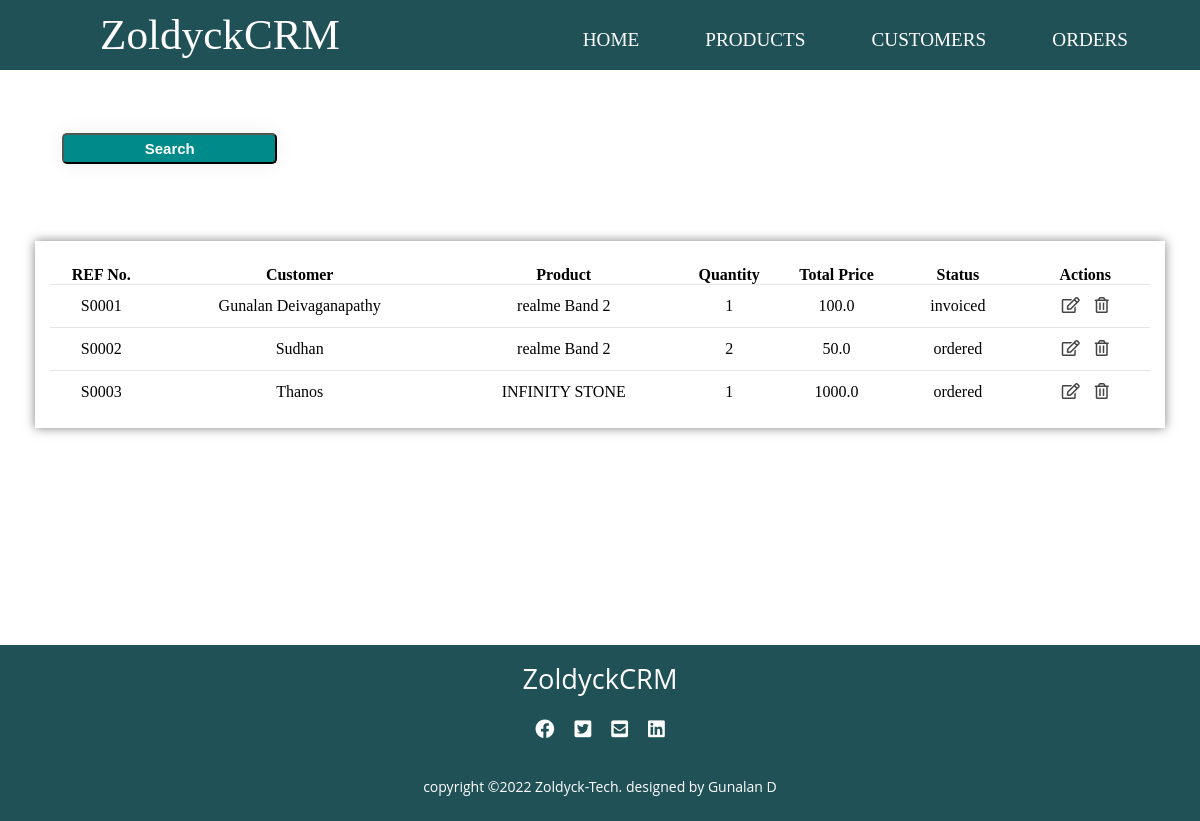
/orders/, run on an earlier commit of the app's database.
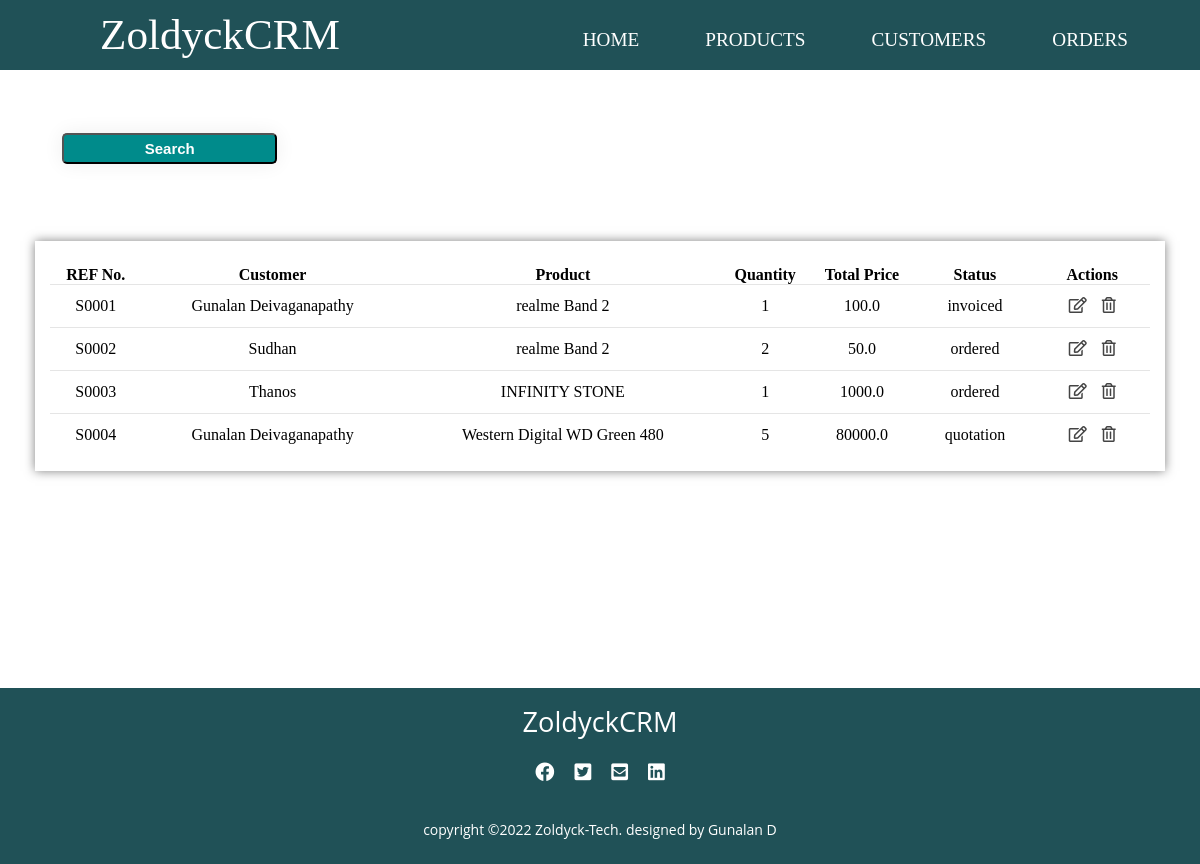
And on a later commit of the database.
### accounts/models.py (models this page shows, shortened)
class SaleOrder(models.Model):
    STATUS = (
        ('quotation', 'Quotation'),
        ('ordered', 'Ordered'),
        ('pending', 'Pending'),
        ('delivered', 'Delivered'),
        ('cancelled', 'Cancelled'),
        ('invoiced', 'Invoiced'),
    )
    sale_order_referencenumber = models.CharField(max_length=200, null= True)
    sale_order_customer = models.ForeignKey(Customer, on_delete=models.SET_NULL, null= True) # added a realtionship between the two models
    sale_order_product =  models.ForeignKey(Product, on_delete=models.SET_NULL, null= True)
    sale_order_quantity = models.IntegerField(null= True)
    sale_order_total_price = models.FloatField(null= True)
    status = models.CharField(max_length=200, null= True , choices=STATUS, default='quotation')
    sale_order_date = models.DateTimeField(auto_now_add=True , null= True)

class Customer(models.Model):
    customer_pic = models.ImageField(upload_to='customer_pics/', blank=True)
    customer_name = models.CharField(max_length=50, null= True)
    customer_email = models.CharField(max_length=200 , null= True)
    customer_mobile = models.CharField(max_length=50 , null= True)
    date_created = models.DateTimeField(auto_now_add=True , null= True)
    def __str__(self):
        return self.customer_name

class Product(models.Model):
    CATEGORIES = (
        ('service', 'Service'),
        ('stockable', 'Stockable'),
    )
    product_name = models.CharField(max_length=200, null= True)
    product_price = models.FloatField(null= True)
    product_category = models.CharField(max_length=200, null= True , choices=CATEGORIES)
    product_description = models.CharField(max_length=200, null= True)
    date_created = models.DateTimeField(auto_now_add=True , null= True)
    product_tag = models.ManyToManyField(ProductTag ,blank=True)
    def __str__(self):
        return self.product_name

### accounts/views.py (the view)
# urls.py: path('orders/', views.total_orders, name='orders'),
def total_orders(request):
    orders = SaleOrder.objects.all()
    context = {
        'orders': orders
    }
    return render(request, 'accounts/orders.html',context)

### accounts/templates/accounts/orders.html
{% extends 'accounts/layout.html'%}
{% block content %}
<section>
    <div class="main">
        <div class="product-tables">
            <div class="button">
                <button class="crt-ser"><a href="">Search</a></button>
            </div>
            <div class="latest-products">
                <table class="cus-prod-customers">
                    <thead>
                        <tr>
                            <th>REF No.</th>
                            <th>Customer</th>
                            <th>Product</th>
                            <th>Quantity</th>
                            <th>Total Price</th>
                            <th>Status</th>
                            <th>Actions</th>
                        </tr>
                    </thead>
                    <tbody>
                        {% for ord in orders %}
                        <tr>
                             <td>{{ ord.sale_order_referencenumber  }}</td>
                             <td>{{ ord.sale_order_customer }}</td>
                             <td>{{ ord.sale_order_product  }}</td>
                             <td>{{ ord.sale_order_quantity }}</td>
                             <td>{{ ord.sale_order_total_price  }}</td>
                             <td>{{ ord.status  }}</td>
                            <td>
                                <i class="far fa-edit"></i>
                                <i class="far fa-trash-alt"></i>
                            </td>
                        </tr>
                        {% endfor %}
                    </tbody>
                </table>
            </div>
        </div>
    </div>
</section>
{% endblock %}

### accounts/templates/accounts/layout.html (shortened to what this page needs)
{% load static %}
<!DOCTYPE html>
<html lang="en">
<head>
    <link rel="stylesheet" type="text/css" href="{% static 'css/main.css' %}">
    <link href="https://cdnjs.cloudflare.com/ajax/libs/font-awesome/5.13.0/css/all.min.css" rel="stylesheet">
</head>
<body>
    <div id="page-container">
    <div class="navbar">
        <nav class="nav">
            <label class="logo">ZoldyckCRM</label>
          <ul class="ul-nav">
              <li><a  href="{% url 'home' %}">HOME</a></li>
              <li><a  href="{% url 'products' %}">PRODUCTS</a></li>
              <li><a  href="{% url 'customers' %}">CUSTOMERS</a></li>
              <li><a  href="{% url 'orders' %}">ORDERS</a></li>
          </ul>
        </nav>
    </div>
    <article>
        {% block content %}
        {% endblock %}
    </article>
    <footer>
        <div class="footer-container">
            <h3>ZoldyckCRM</h3>
            <div class="social">
                <ul class="socials">
                    <li><a href="#"><i class="fab fa-facebook"></i></a></li>
                    <li><a href="#"><i class="fab fa-twitter-square"></i></a></li>
                    <li><a href="#"><i class="fas fa-envelope-square"></i></a></li>
                    <li><a href="#"><i class="fab fa-linkedin"></i></a></li>
                </ul>
            </div>
            <div class="footer-bottom">
                <p>copyright &copy;2022 Zoldyck-Tech. designed by <span>Gunalan D</span></p>
            </div>
        </div>
    </footer>
    </div>
</body>
</html>

### accounts/static/css/main.css (style rules this page uses)
* { margin: 0; padding: 0; box-sizing: border-box; text-decoration: none; }
body { font-family: Candara; }
#page-container { position: relative; min-height: 100vh; }
.nav { background: #205157; height: 70px; width: 100%; }
label.logo { color: #ffff; font-size: 2.7em; line-height: 70px; padding: 0 100px; }
.nav .ul-nav { list-style: none; float: right; margin-right: 30px; }
.nav .ul-nav li { display: inline-block; line-height: 80px; margin : 0 10px; margin-right: 2rem; }
.nav .ul-nav li a { color: #ffff; text-decoration: none; font-size: 1.2em; padding: 7px 10px; border-radius: 3px; text-transform: uppercase; }
footer { margin-top: 12rem; background: #205157; height: auto; width: 100%; font-family: "Open Sans"; padding: 10px; color: #fff; bottom: 0; position: relative; height: 11rem; }
.footer-container { display: flex; align-items: center; justify-content: space-between; flex-direction: column; }
.footer-container h3 { font-size: 1.7rem; font-weight: 500; text-transform: capitalize; line-height: 3rem; }
.footer-container p { max-width: 500px; margin-right: 10px auto; line-height: 27px; font-size:14px; }
.socials { color: #205157; display: flex; align-items: center; justify-content: center; color:#ffff; list-style: none; margin: 1rem 0 2rem 0; }
.socials li { margin: 0 10px; }
.socials a { text-decoration: none; color:#fff; cursor: pointer; }
.socials a i { font-size: 1.2rem; cursor: pointer; }
table { margin-top: 10px; width: 100%; border-collapse: collapse; text-align: center; }
table tr { border-bottom: 1px solid rgba(0,0,0,0.1) }
td { padding: 12px; }
table tbody tr:last-child { border-bottom: none; }
td i { color: #444; cursor: pointer; padding: 0 5.5px; }
.product-tables { width:100%; display: grid; grid-template-columns: repeat(1, 1fr); padding: 25px 35px; grid-gap: 30px; align-items: self-start; }
.latest-products { background: #fff; padding: 15px; width: 100%; box-shadow: 0px 0px 10px rgba(0,0,0,0.5); }
.crt-ser { background: #fff; padding: 5px 5px; width: 20%; box-shadow: 0 0 20px #eee; border-radius: 5px; margin-bottom: 20px; transition: 0.5s; background: darkcyan; margin-right: 100px; }
.crt-ser a { color: #ffff; text-decoration: none; font-size: 15px; font-weight: bolder; }
.button { margin: 1.7rem; }

What changed in the data, as far as the page shows it:
added SaleOrder: sale_order_referencenumber "S0004", sale_order_customer "Gunalan Deivaganapathy", sale_order_product "Western Digital WD Green 480", sale_order_quantity "5", sale_order_total_price "80000.0", status "quotation"
